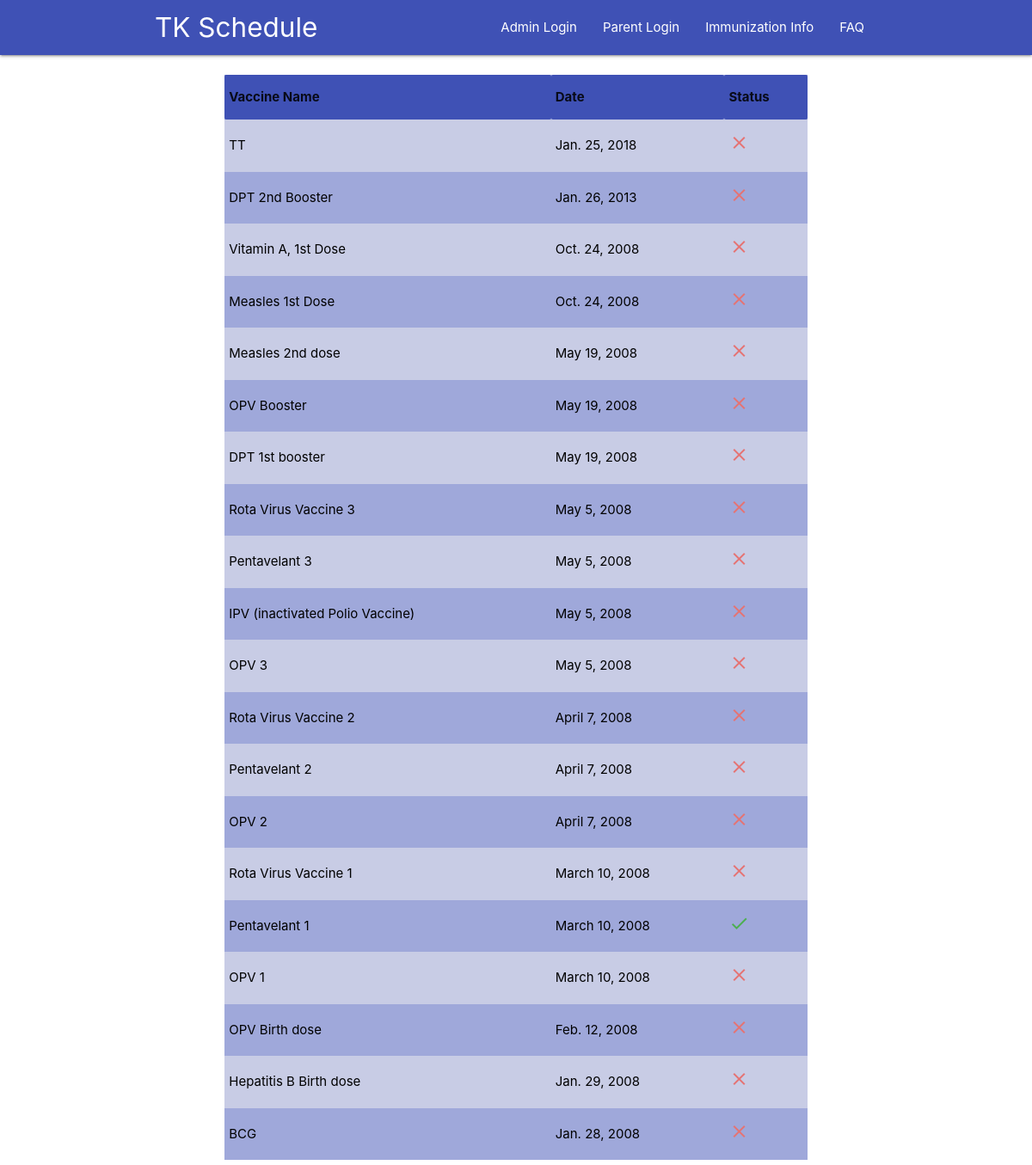
Page /parent/list-child-vaccine/22/ on the earlier database version.
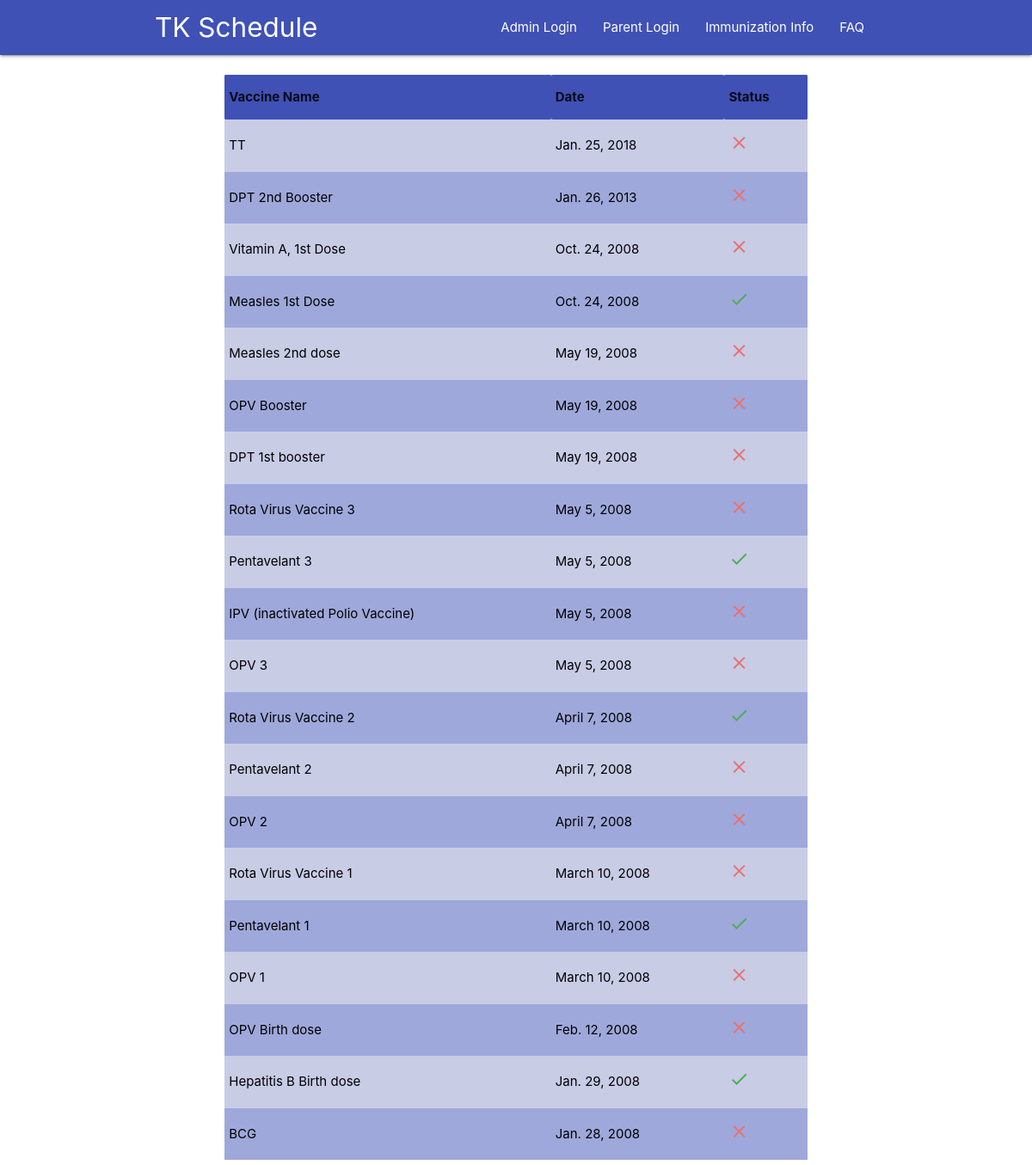
Same page on the later database version.
### parent/models.py (models this page shows, shortened)
class Vaccine(models.Model):
    child = models.ForeignKey(
        'parent.Child', related_name='vaccinnes', on_delete=models.CASCADE)
    name = models.CharField(max_length=50, blank=False)
    date = models.DateField()
    status = models.BooleanField(default=False)
    class Meta:
        ordering = ['-pk']

### parent/views.py (the view)
# urls.py: path('list-child-vaccine/<int:pk>/', views.list_child_vaccine,
def list_child_vaccine(request, pk):
    vaccine_list = models.Child.objects.get(pk__exact=pk).vaccinnes.all()
    return render(request, 'parent/list_child_vaccine.html', {'vaccine_list': vaccine_list})

### account/context_processors.py (called while the page is built)
def UserList(request):
    parent_all = [u['user']
                  for u in models.ParentUser.objects.all().values('user')]
    anm_all = [u['user']
               for u in models.ANMUser.objects.all().values('user')]
    ward_all = [u['user']
                for u in models.WardUser.objects.all().values('user')]
    cluster_all = [u['user']
                   for u in models.ClusterUser.objects.all().values('user')]
    district_all = [u['user']
                    for u in models.DistrictUser.objects.all().values('user')]
    return {'parent_all': parent_all, 'anm_all': anm_all, 'ward_all': ward_all, 'cluster_all': cluster_all, 'district_all': district_all}

### parent/templates/parent/list_child_vaccine.html
{% extends 'base.html' %}
{% block content %}
<div class="container">
    <br>
    <div class="row">
        <div class="col l10 m10 s10 offset-m1 offset-l1 offset-s1">
            <table class="striped indigo lighten-3">
                <thead class="indigo">
                    <tr>
                        <th>Vaccine Name</th>
                        <th>Date</th>
                        <th>Status</th>
                    </tr>
                </thead>
                <tbody>
                    {% for vaccine in vaccine_list %}
                    <tr>
                        <td class="black-text">
                            {{vaccine.name}}
                        </td>
                        <td class="black-text">
                            {{vaccine.date}}
                        </td>
                        <td class="black-text">
                            {% if vaccine.status == 0 %}
                            <i class="material-icons red-text text-lighten-2">clear</i>
                            {% else %}
                            <i class="material-icons green-text">check</i>
                            {% endif %}
                        </td>
                    </tr>
                    {% endfor %}
                </tbody>
            </table>
        </div>
    </div>
</div>
{% endblock %}

### templates/base.html (shortened to what this page needs)
<!DOCTYPE html>
{% load pwa %}
{% load staticfiles %}
<html lang="en">
<head>
    <link rel="stylesheet" href="{% static 'css/materialize.min.css' %}">
</head>
<body>
    <header>
        <nav class="nav-wrapper indigo">
            <div class="container">
                <a href="{% url 'home' %}" class="brand-logo">TK Schedule</a>
                <ul class="right hide-on-med-and-down">
                    {% if user.is_authenticated %}
                    <li><a href="{% url 'account:logout' %}">Logout</a></li>
                    {% else %}
                    <li><a href="{% url 'account:login' %}">Admin Login</a></li>
                    <li><a href="{% url 'account:get_parent_username' %}">Parent Login</a></li>
                    <li><a href="{% url 'info' %}">Immunization Info</a></li>
                    <li><a href="{% url 'faq' %}">FAQ</a></li>
                    {% endif %}
                </ul>
            </div>
        </nav>
    </header>
    {% block content %}
    {% endblock %}
</body>
</html>

Differences in the rows shown:
changed Vaccine "Measles 1st Dose": status False → True (drawn)
changed Vaccine "Pentavelant 3": status False → True (drawn)
changed Vaccine "Rota Virus Vaccine 2": status False → True (drawn)
changed Vaccine "Hepatitis B Birth dose": status False → True (drawn)
